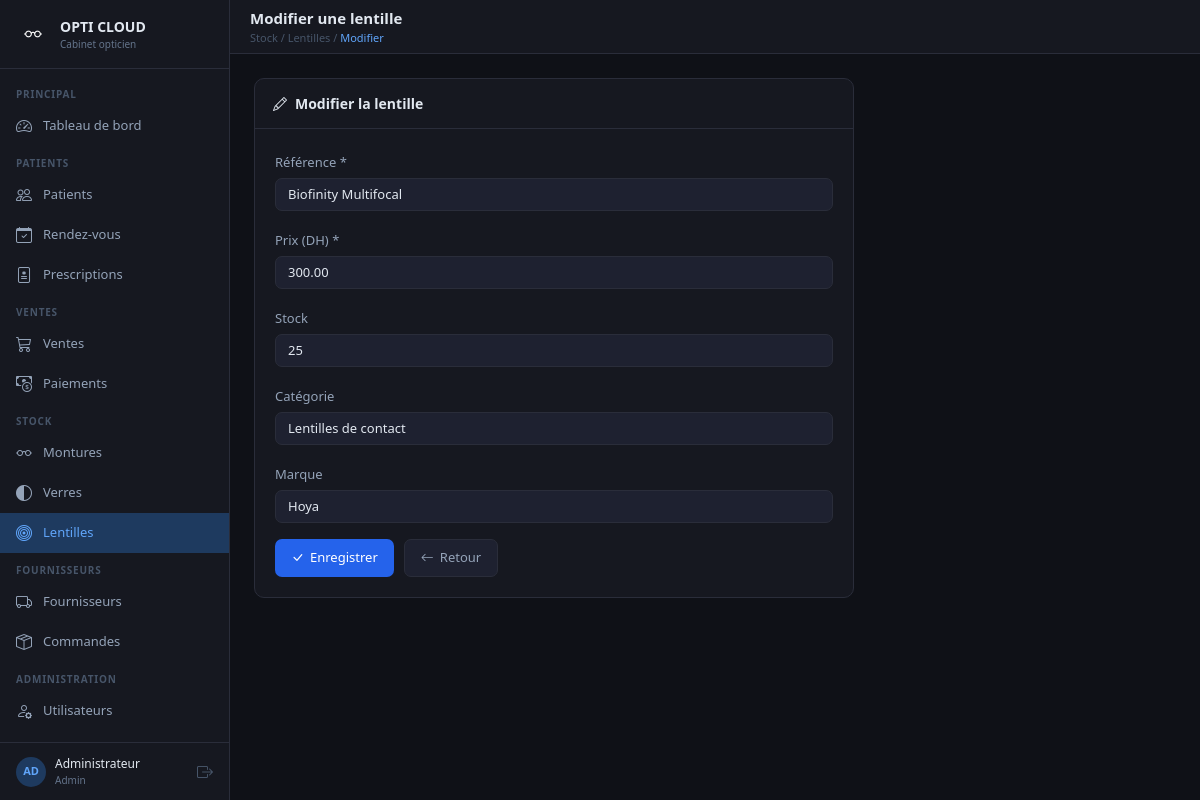
Screenshot of /lentille/lentille_modifier.php?id=5 (signed in) with the database file from the repository.
### tables this page shows
CREATE TABLE `lentille` (
  `id` int(11) NOT NULL AUTO_INCREMENT,
  `ref_lentille` varchar(50) NOT NULL,
  `prix_lentille` decimal(10,2) DEFAULT NULL,
  `stock` int(11) NOT NULL DEFAULT 0,
  `id_categorie` int(11) DEFAULT NULL,
  `id_marque` int(11) DEFAULT NULL,
  PRIMARY KEY (`id`)
);

CREATE TABLE `categorie` (
  `id` int(11) NOT NULL AUTO_INCREMENT,
  `nom_categorie` varchar(100) NOT NULL,
  PRIMARY KEY (`id`)
);

CREATE TABLE `marque` (
  `id` int(11) NOT NULL AUTO_INCREMENT,
  `nom_marque` varchar(100) NOT NULL,
  PRIMARY KEY (`id`)
);

### lentille/lentille_modifier.php (the view, shortened to what this page needs)
<?php
require("../connexion.php");
$page_breadcrumb = "Stock / Lentilles / <span>Modifier</span>";
$id  = isset($_GET['id']) ? intval($_GET['id']) : 0;
$res = mysqli_query($con, "SELECT * FROM lentille WHERE id = $id");
$lentille = mysqli_fetch_assoc($res);
$categories = mysqli_query($con, "SELECT * FROM categorie ORDER BY nom_categorie");
$marques    = mysqli_query($con, "SELECT * FROM marque ORDER BY nom_marque");
require("../layout.php");
?>
<div style="max-width:600px;">
    <div class="card-dark">
        <div class="card-header"><i class="bi bi-pencil me-2"></i>Modifier la lentille</div>
        <div style="padding:20px;">
            <form method="POST" class="form-dark">
                <div class="mb-3">
                    <label class="form-label">Référence *</label>
                    <input type="text" name="ref_lentille" class="form-control"
                           value="<?php echo htmlspecialchars($lentille['ref_lentille']); ?>">
                </div>
                <div class="mb-3">
                    <label class="form-label">Prix (DH) *</label>
                    <input type="number" step="0.01" name="prix_lentille" class="form-control"
                           value="<?php echo $lentille['prix_lentille']; ?>">
                </div>
                <div class="mb-3">
                    <label class="form-label">Stock</label>
                    <input type="number" name="stock" class="form-control"
                           value="<?php echo $lentille['stock']; ?>" min="0">
                </div>
                <div class="mb-3">
                    <label class="form-label">Catégorie</label>
                    <select name="id_categorie" class="form-select">
                        <?php while($c = mysqli_fetch_assoc($categories)): ?>
                        <option value="<?php echo $c['id']; ?>"
                            <?php echo $c['id'] == $lentille['id_categorie'] ? 'selected' : ''; ?>>
                            <?php echo htmlspecialchars($c['nom_categorie']); ?>
                        </option>
                        <?php endwhile; ?>
                    </select>
                </div>
                <div class="mb-3">
                    <label class="form-label">Marque</label>
                    <select name="id_marque" class="form-select">
                        <?php while($m = mysqli_fetch_assoc($marques)): ?>
                        <option value="<?php echo $m['id']; ?>"
                            <?php echo $m['id'] == $lentille['id_marque'] ? 'selected' : ''; ?>>
                            <?php echo htmlspecialchars($m['nom_marque']); ?>
                        </option>
                        <?php endwhile; ?>
                    </select>
                </div>
                <div style="display:flex; gap:10px;">
                    <button type="submit" class="btn-primary-dark">
                        <i class="bi bi-check-lg"></i> Enregistrer
                    </button>
                    <a href="lentille_list.php" class="btn-secondary-dark">
                        <i class="bi bi-arrow-left"></i> Retour
                    </a>
                </div>
            </form>
        </div>
    </div>
</div>
<?php require("../layout_end.php"); ?>

### layout.php (style rules this page uses)
* { box-sizing: border-box; }
body { margin: 0; font-family: 'Segoe UI', sans-serif; background: #0f1117; color: #e2e8f0; display: flex; min-height: 100vh; }
.topbar-breadcrumb span { color: #60a5fa; }
.card-dark { background: #161820; border: 1px solid #2a2d3a; border-radius: 10px; }
.card-dark .card-header { background: transparent; border-bottom: 1px solid #2a2d3a; padding: 14px 18px; font-size: 14px; font-weight: 600; color: #e2e8f0; }
.form-dark .form-label { color: #94a3b8; font-size: 13px; margin-bottom: 5px; }
.form-dark .form-control, .form-dark .form-select { background: #1e2130; border: 1px solid #2a2d3a; color: #e2e8f0; border-radius: 7px; font-size: 13px; }
.form-dark .form-control::placeholder { color: #475569; }
.form-dark select option { background: #1e2130; }
.btn-primary-dark { background: #2563eb; border: none; color: #fff; border-radius: 7px; padding: 8px 16px; font-size: 13px; cursor: pointer; text-decoration: none; display: inline-flex; align-items: center; gap: 6px; }
.btn-secondary-dark { background: #1e2130; border: 1px solid #2a2d3a; color: #94a3b8; border-radius: 7px; padding: 8px 16px; font-size: 13px; cursor: pointer; text-decoration: none; display: inline-flex; align-items: center; gap: 6px; }

### rows the page displays
lentille: ref_lentille "Biofinity Multifocal", prix_lentille "300.00", stock "25", id_categorie "Lentilles de contact", id_marque "Hoya"

### other values shown
substr($_SESSION['user_nom'],0,2) "AD"
$_SESSION['user_nom'] "Administrateur"
$_SESSION['user_role'] "Admin"
$page_title "Modifier une lentille"
